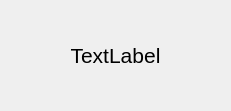
<?xml version="1.0" encoding="UTF-8"?>
<ui version="4.0">
 <class>ShowMessage</class>
 <widget class="QDialog" name="ShowMessage">
  <property name="geometry">
   <rect>
    <x>0</x>
    <y>0</y>
    <width>231</width>
    <height>111</height>
   </rect>
  </property>
  <property name="windowTitle">
   <string>Dialog</string>
  </property>
  <layout class="QGridLayout" name="gridLayout">
   <item row="0" column="0">
    <widget class="QWidget" name="widget" native="true">
     <layout class="QGridLayout" name="gridLayout_2">
      <property name="leftMargin">
       <number>0</number>
      </property>
      <property name="topMargin">
       <number>0</number>
      </property>
      <property name="rightMargin">
       <number>0</number>
      </property>
      <property name="bottomMargin">
       <number>0</number>
      </property>
      <property name="spacing">
       <number>0</number>
      </property>
      <item row="0" column="0">
       <widget class="QLabel" name="label">
        <property name="font">
         <font>
          <pointsize>16</pointsize>
         </font>
        </property>
        <property name="text">
         <string>TextLabel</string>
        </property>
        <property name="alignment">
         <set>Qt::AlignCenter</set>
        </property>
       </widget>
      </item>
     </layout>
    </widget>
   </item>
  </layout>
 </widget>
 <resources/>
 <connections/>
</ui>
